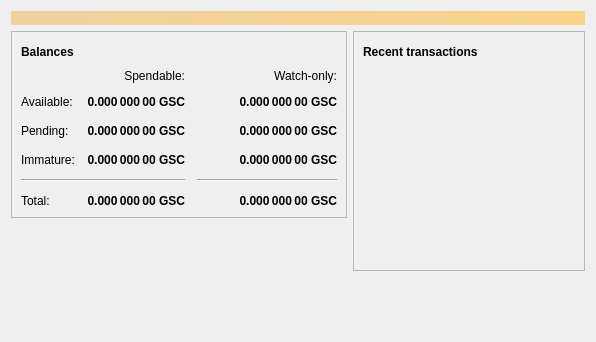
<?xml version="1.0" encoding="UTF-8"?>
<ui version="4.0">
 <class>OverviewPage</class>
 <widget class="QWidget" name="OverviewPage">
  <property name="geometry">
   <rect>
    <x>0</x>
    <y>0</y>
    <width>596</width>
    <height>342</height>
   </rect>
  </property>
  <property name="windowTitle">
   <string>Form</string>
  </property>
  <layout class="QVBoxLayout" name="topLayout">
   <item>
    <widget class="QLabel" name="labelAlerts">
     <property name="visible">
      <bool>false</bool>
     </property>
     <property name="styleSheet">
      <string notr="true">QLabel { background-color: qlineargradient(x1: 0, y1: 0, x2: 1, y2: 0, stop:0 #F0D0A0, stop:1 #F8D488); color:#000000; }</string>
     </property>
     <property name="wordWrap">
      <bool>true</bool>
     </property>
     <property name="margin">
      <number>3</number>
     </property>
     <property name="textInteractionFlags">
      <set>Qt::TextSelectableByMouse</set>
     </property>
    </widget>
   </item>
   <item>
    <layout class="QHBoxLayout" name="horizontalLayout" stretch="1,1">
     <item>
      <layout class="QVBoxLayout" name="verticalLayout_2">
       <item>
        <widget class="QFrame" name="frame">
         <property name="frameShape">
          <enum>QFrame::StyledPanel</enum>
         </property>
         <property name="frameShadow">
          <enum>QFrame::Raised</enum>
         </property>
         <layout class="QVBoxLayout" name="verticalLayout_4">
          <item>
           <layout class="QHBoxLayout" name="horizontalLayout_4">
            <item>
             <widget class="QLabel" name="label_5">
              <property name="font">
               <font>
                <weight>75</weight>
                <bold>true</bold>
               </font>
              </property>
              <property name="text">
               <string>Balances</string>
              </property>
             </widget>
            </item>
            <item>
             <widget class="QPushButton" name="labelWalletStatus">
              <property name="enabled">
               <bool>true</bool>
              </property>
              <property name="maximumSize">
               <size>
                <width>30</width>
                <height>16777215</height>
               </size>
              </property>
              <property name="toolTip">
               <string>The displayed information may be out of date. Your wallet automatically synchronizes with the Guscoin network after a connection is established, but this process has not completed yet.</string>
              </property>
              <property name="text">
               <string/>
              </property>
              <property name="icon">
               <iconset resource="../bitcoin.qrc">
                <normaloff>:/icons/warning</normaloff>
                <disabledoff>:/icons/warning</disabledoff>:/icons/warning</iconset>
              </property>
              <property name="iconSize">
               <size>
                <width>24</width>
                <height>24</height>
               </size>
              </property>
              <property name="flat">
               <bool>true</bool>
              </property>
             </widget>
            </item>
            <item>
             <spacer name="horizontalSpacer_3">
              <property name="orientation">
               <enum>Qt::Horizontal</enum>
              </property>
              <property name="sizeHint" stdset="0">
               <size>
                <width>40</width>
                <height>20</height>
               </size>
              </property>
             </spacer>
            </item>
           </layout>
          </item>
          <item>
           <layout class="QGridLayout" name="gridLayout">
            <property name="spacing">
             <number>12</number>
            </property>
            <item row="2" column="2">
             <widget class="QLabel" name="labelWatchPending">
              <property name="font">
               <font>
                <weight>75</weight>
                <bold>true</bold>
               </font>
              </property>
              <property name="cursor">
               <cursorShape>IBeamCursor</cursorShape>
              </property>
              <property name="toolTip">
               <string>Unconfirmed transactions to watch-only addresses</string>
              </property>
              <property name="text">
               <string notr="true">0.000 000 00 GSC</string>
              </property>
              <property name="alignment">
               <set>Qt::AlignRight|Qt::AlignTrailing|Qt::AlignVCenter</set>
              </property>
              <property name="textInteractionFlags">
               <set>Qt::LinksAccessibleByMouse|Qt::TextSelectableByKeyboard|Qt::TextSelectableByMouse</set>
              </property>
             </widget>
            </item>
            <item row="2" column="1">
             <widget class="QLabel" name="labelUnconfirmed">
              <property name="font">
               <font>
                <weight>75</weight>
                <bold>true</bold>
               </font>
              </property>
              <property name="cursor">
               <cursorShape>IBeamCursor</cursorShape>
              </property>
              <property name="toolTip">
               <string>Total of transactions that have yet to be confirmed, and do not yet count toward the spendable balance</string>
              </property>
              <property name="text">
               <string notr="true">0.000 000 00 GSC</string>
              </property>
              <property name="alignment">
               <set>Qt::AlignRight|Qt::AlignTrailing|Qt::AlignVCenter</set>
              </property>
              <property name="textInteractionFlags">
               <set>Qt::LinksAccessibleByMouse|Qt::TextSelectableByKeyboard|Qt::TextSelectableByMouse</set>
              </property>
             </widget>
            </item>
            <item row="3" column="2">
             <widget class="QLabel" name="labelWatchImmature">
              <property name="font">
               <font>
                <weight>75</weight>
                <bold>true</bold>
               </font>
              </property>
              <property name="cursor">
               <cursorShape>IBeamCursor</cursorShape>
              </property>
              <property name="toolTip">
               <string>Mined balance in watch-only addresses that has not yet matured</string>
              </property>
              <property name="text">
               <string notr="true">0.000 000 00 GSC</string>
              </property>
              <property name="alignment">
               <set>Qt::AlignRight|Qt::AlignTrailing|Qt::AlignVCenter</set>
              </property>
              <property name="textInteractionFlags">
               <set>Qt::LinksAccessibleByMouse|Qt::TextSelectableByKeyboard|Qt::TextSelectableByMouse</set>
              </property>
             </widget>
            </item>
            <item row="4" column="0" colspan="2">
             <widget class="Line" name="line">
              <property name="orientation">
               <enum>Qt::Horizontal</enum>
              </property>
             </widget>
            </item>
            <item row="4" column="2">
             <widget class="Line" name="lineWatchBalance">
              <property name="sizePolicy">
               <sizepolicy hsizetype="Preferred" vsizetype="Fixed">
                <horstretch>0</horstretch>
                <verstretch>0</verstretch>
               </sizepolicy>
              </property>
              <property name="minimumSize">
               <size>
                <width>140</width>
                <height>0</height>
               </size>
              </property>
              <property name="orientation">
               <enum>Qt::Horizontal</enum>
              </property>
             </widget>
            </item>
            <item row="5" column="0">
             <widget class="QLabel" name="labelTotalText">
              <property name="text">
               <string>Total:</string>
              </property>
             </widget>
            </item>
            <item row="3" column="1">
             <widget class="QLabel" name="labelImmature">
              <property name="font">
               <font>
                <weight>75</weight>
                <bold>true</bold>
               </font>
              </property>
              <property name="cursor">
               <cursorShape>IBeamCursor</cursorShape>
              </property>
              <property name="toolTip">
               <string>Mined balance that has not yet matured</string>
              </property>
              <property name="text">
               <string notr="true">0.000 000 00 GSC</string>
              </property>
              <property name="alignment">
               <set>Qt::AlignRight|Qt::AlignTrailing|Qt::AlignVCenter</set>
              </property>
              <property name="textInteractionFlags">
               <set>Qt::LinksAccessibleByMouse|Qt::TextSelectableByKeyboard|Qt::TextSelectableByMouse</set>
              </property>
             </widget>
            </item>
            <item row="2" column="3">
             <spacer name="horizontalSpacer_2">
              <property name="orientation">
               <enum>Qt::Horizontal</enum>
              </property>
              <property name="sizeHint" stdset="0">
               <size>
                <width>40</width>
                <height>20</height>
               </size>
              </property>
             </spacer>
            </item>
            <item row="3" column="0">
             <widget class="QLabel" name="labelImmatureText">
              <property name="text">
               <string>Immature:</string>
              </property>
             </widget>
            </item>
            <item row="5" column="1">
             <widget class="QLabel" name="labelTotal">
              <property name="font">
               <font>
                <weight>75</weight>
                <bold>true</bold>
               </font>
              </property>
              <property name="cursor">
               <cursorShape>IBeamCursor</cursorShape>
              </property>
              <property name="toolTip">
               <string>Your current total balance</string>
              </property>
              <property name="text">
               <string notr="true">0.000 000 00 GSC</string>
              </property>
              <property name="alignment">
               <set>Qt::AlignRight|Qt::AlignTrailing|Qt::AlignVCenter</set>
              </property>
              <property name="textInteractionFlags">
               <set>Qt::LinksAccessibleByMouse|Qt::TextSelectableByKeyboard|Qt::TextSelectableByMouse</set>
              </property>
             </widget>
            </item>
            <item row="5" column="2">
             <widget class="QLabel" name="labelWatchTotal">
              <property name="font">
               <font>
                <weight>75</weight>
                <bold>true</bold>
               </font>
              </property>
              <property name="cursor">
               <cursorShape>IBeamCursor</cursorShape>
              </property>
              <property name="toolTip">
               <string>Current total balance in watch-only addresses</string>
              </property>
              <property name="text">
               <string notr="true">0.000 000 00 GSC</string>
              </property>
              <property name="alignment">
               <set>Qt::AlignRight|Qt::AlignTrailing|Qt::AlignVCenter</set>
              </property>
              <property name="textInteractionFlags">
               <set>Qt::LinksAccessibleByMouse|Qt::TextSelectableByKeyboard|Qt::TextSelectableByMouse</set>
              </property>
             </widget>
            </item>
            <item row="0" column="2">
             <widget class="QLabel" name="labelWatchonly">
              <property name="text">
               <string>Watch-only:</string>
              </property>
              <property name="alignment">
               <set>Qt::AlignRight|Qt::AlignTrailing|Qt::AlignVCenter</set>
              </property>
             </widget>
            </item>
            <item row="1" column="0">
             <widget class="QLabel" name="labelBalanceText">
              <property name="text">
               <string>Available:</string>
              </property>
             </widget>
            </item>
            <item row="1" column="1">
             <widget class="QLabel" name="labelBalance">
              <property name="font">
               <font>
                <weight>75</weight>
                <bold>true</bold>
               </font>
              </property>
              <property name="cursor">
               <cursorShape>IBeamCursor</cursorShape>
              </property>
              <property name="toolTip">
               <string>Your current spendable balance</string>
              </property>
              <property name="text">
               <string notr="true">0.000 000 00 GSC</string>
              </property>
              <property name="alignment">
               <set>Qt::AlignRight|Qt::AlignTrailing|Qt::AlignVCenter</set>
              </property>
              <property name="textInteractionFlags">
               <set>Qt::LinksAccessibleByMouse|Qt::TextSelectableByKeyboard|Qt::TextSelectableByMouse</set>
              </property>
             </widget>
            </item>
            <item row="1" column="2">
             <widget class="QLabel" name="labelWatchAvailable">
              <property name="font">
               <font>
                <weight>75</weight>
                <bold>true</bold>
               </font>
              </property>
              <property name="cursor">
               <cursorShape>IBeamCursor</cursorShape>
              </property>
              <property name="toolTip">
               <string>Your current balance in watch-only addresses</string>
              </property>
              <property name="text">
               <string notr="true">0.000 000 00 GSC</string>
              </property>
              <property name="alignment">
               <set>Qt::AlignRight|Qt::AlignTrailing|Qt::AlignVCenter</set>
              </property>
              <property name="textInteractionFlags">
               <set>Qt::LinksAccessibleByMouse|Qt::TextSelectableByKeyboard|Qt::TextSelectableByMouse</set>
              </property>
             </widget>
            </item>
            <item row="2" column="0">
             <widget class="QLabel" name="labelPendingText">
              <property name="text">
               <string>Pending:</string>
              </property>
             </widget>
            </item>
            <item row="0" column="1">
             <widget class="QLabel" name="labelSpendable">
              <property name="text">
               <string>Spendable:</string>
              </property>
              <property name="alignment">
               <set>Qt::AlignRight|Qt::AlignTrailing|Qt::AlignVCenter</set>
              </property>
             </widget>
            </item>
           </layout>
          </item>
         </layout>
        </widget>
       </item>
       <item>
        <spacer name="verticalSpacer">
         <property name="orientation">
          <enum>Qt::Vertical</enum>
         </property>
         <property name="sizeHint" stdset="0">
          <size>
           <width>20</width>
           <height>40</height>
          </size>
         </property>
        </spacer>
       </item>
      </layout>
     </item>
     <item>
      <layout class="QVBoxLayout" name="verticalLayout_3">
       <item>
        <widget class="QFrame" name="frame_2">
         <property name="frameShape">
          <enum>QFrame::StyledPanel</enum>
         </property>
         <property name="frameShadow">
          <enum>QFrame::Raised</enum>
         </property>
         <layout class="QVBoxLayout" name="verticalLayout">
          <item>
           <layout class="QHBoxLayout" name="horizontalLayout_2">
            <item>
             <widget class="QLabel" name="label_4">
              <property name="font">
               <font>
                <weight>75</weight>
                <bold>true</bold>
               </font>
              </property>
              <property name="text">
               <string>Recent transactions</string>
              </property>
             </widget>
            </item>
            <item>
             <widget class="QPushButton" name="labelTransactionsStatus">
              <property name="enabled">
               <bool>true</bool>
              </property>
              <property name="maximumSize">
               <size>
                <width>30</width>
                <height>16777215</height>
               </size>
              </property>
              <property name="toolTip">
               <string>The displayed information may be out of date. Your wallet automatically synchronizes with the Guscoin network after a connection is established, but this process has not completed yet.</string>
              </property>
              <property name="text">
               <string/>
              </property>
              <property name="icon">
               <iconset resource="../bitcoin.qrc">
                <normaloff>:/icons/warning</normaloff>
                <disabledoff>:/icons/warning</disabledoff>:/icons/warning</iconset>
              </property>
              <property name="iconSize">
               <size>
                <width>24</width>
                <height>24</height>
               </size>
              </property>
              <property name="flat">
               <bool>true</bool>
              </property>
             </widget>
            </item>
            <item>
             <spacer name="horizontalSpacer">
              <property name="orientation">
               <enum>Qt::Horizontal</enum>
              </property>
              <property name="sizeHint" stdset="0">
               <size>
                <width>40</width>
                <height>20</height>
               </size>
              </property>
             </spacer>
            </item>
           </layout>
          </item>
          <item>
           <widget class="QListView" name="listTransactions">
            <property name="styleSheet">
             <string notr="true">QListView { background: transparent; }</string>
            </property>
            <property name="frameShape">
             <enum>QFrame::NoFrame</enum>
            </property>
            <property name="verticalScrollBarPolicy">
             <enum>Qt::ScrollBarAlwaysOff</enum>
            </property>
            <property name="horizontalScrollBarPolicy">
             <enum>Qt::ScrollBarAlwaysOff</enum>
            </property>
            <property name="selectionMode">
             <enum>QAbstractItemView::NoSelection</enum>
            </property>
           </widget>
          </item>
         </layout>
        </widget>
       </item>
       <item>
        <spacer name="verticalSpacer_2">
         <property name="orientation">
          <enum>Qt::Vertical</enum>
         </property>
         <property name="sizeHint" stdset="0">
          <size>
           <width>20</width>
           <height>40</height>
          </size>
         </property>
        </spacer>
       </item>
      </layout>
     </item>
    </layout>
   </item>
  </layout>
 </widget>
 <resources/>
 <connections/>
</ui>
